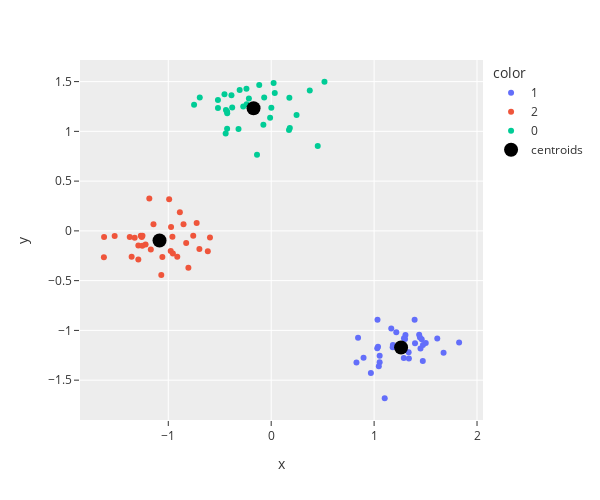

Notebook source saved alongside this figure:
### Code cell
from ml.cluster import KMeans

clusterer = KMeans(N_CLUST, random_state=STATE)
clusterer.fit(X)
labels = clusterer.predict(X)
fig = px.scatter(x=X[:, 0], y=X[:, 1], color=labels.numpy().astype("str"), **figKwargs)
fig.add_trace(
    go.Scatter(
        x=clusterer.centroids[:, 0],
        y=clusterer.centroids[:, 1],
        mode="markers",
        name="centroids",
        marker=MARKER,
    )
)
fig.show()

### Figure 1 — Plotly figure (JSON) as saved in the notebook; plotly's stock layout.template omitted (floating-point values rounded to 4 significant figures)
{"data": [{"hovertemplate": "color=1<br>x=%{x}<br>y=%{y}<extra></extra>", "legendgroup": "1", "marker": {"color": "#636EFA", "symbol": "circle"}, "mode": "markers", "name": "1", "orientation": "v", "showlegend": true, "type": "scatter", "x": [1.054, 1.03, 0.8284, 1.438, 1.054, 0.8973, 1.103, 1.29, 1.301, 1.182, 1.462, 0.8439, 1.502, 1.335, 1.398, 1.826, 1.338, 1.038, 1.18, 1.614, 1.288, 1.304, 1.446, 1.393, 1.033, 0.9685, 1.473, 1.451, 1.167, 1.215, 1.675, 1.475, 1.046], "xaxis": "x", "y": [-1.321, -1.18, -1.322, -1.043, -1.256, -1.276, -1.682, -1.079, -1.086, -1.146, -1.088, -1.075, -1.126, -1.22, -1.13, -1.121, -1.283, -1.165, -1.168, -1.082, -1.278, -1.045, -1.071, -0.8936, -0.8924, -1.428, -1.307, -1.183, -0.9807, -1.019, -1.224, -1.147, -1.361], "yaxis": "y"}, {"hovertemplate": "color=2<br>x=%{x}<br>y=%{y}<extra></extra>", "legendgroup": "2", "marker": {"color": "#EF553B", "symbol": "circle"}, "mode": "markers", "name": "2", "orientation": "v", "showlegend": true, "type": "scatter", "x": [-0.7243, -1.068, -1.626, -1.291, -1.221, -1.291, -0.6979, -0.9731, -0.9764, -0.7577, -1.356, -0.9916, -0.9128, -1.521, -1.375, -1.267, -1.258, -0.8047, -0.9554, -0.616, -1.327, -1.251, -1.185, -1.253, -0.8262, -1.17, -1.144, -0.8519, -0.5949, -1.058, -0.9598, -1.624, -0.8877], "xaxis": "x", "y": [0.08008, -0.4442, -0.2646, -0.1464, -0.1357, -0.2871, -0.181, 0.04011, -0.2012, -0.04791, -0.2609, 0.3173, -0.2601, -0.05189, -0.06243, -0.04954, -0.06024, -0.3717, -0.2265, -0.2038, -0.06941, -0.04849, 0.3247, -0.1487, -0.1219, -0.1875, 0.06561, 0.06716, -0.06553, -0.2629, -0.05886, -0.06081, 0.1864], "yaxis": "y"}, {"hovertemplate": "color=0<br>x=%{x}<br>y=%{y}<extra></extra>", "legendgroup": "0", "marker": {"color": "#00CC96", "symbol": "circle"}, "mode": "markers", "name": "0", "orientation": "v", "showlegend": true, "type": "scatter", "x": [-0.2405, 0.1765, 0.02352, -0.4541, 0.173, -0.4396, -0.07601, -0.1503, 0.1811, -0.5175, -0.3175, -0.06827, -0.2719, -0.3791, -0.2168, 0.001346, 0.0346, 0.4521, -0.5174, -0.6941, -0.2383, -0.4291, 0.2462, -0.4425, -0.01054, 0.5176, -0.3862, -0.138, -0.4275, -0.4286, 0.3747, -0.7493, -0.1164, -0.3065], "xaxis": "x", "y": [1.429, 1.338, 1.486, 1.372, 1.013, 1.215, 1.065, 1.229, 1.033, 1.315, 1.023, 1.34, 1.251, 1.24, 1.331, 1.238, 1.386, 0.8517, 1.234, 1.34, 1.272, 1.198, 1.164, 0.9796, 1.137, 1.498, 1.364, 0.7651, 1.183, 1.025, 1.41, 1.267, 1.466, 1.416], "yaxis": "y"}, {"marker": {"color": "black", "size": 14}, "mode": "markers", "name": "centroids", "type": "scatter", "x": [-0.1716, 1.262, -1.085], "y": [1.232, -1.172, -0.09691]}], "layout": {"height": 500, "legend": {"title": {"text": "color"}, "tracegroupgap": 0}, "margin": {"t": 60}, "width": 600, "xaxis": {"anchor": "y", "domain": [0, 1], "title": {"text": "x"}}, "yaxis": {"anchor": "x", "domain": [0, 1], "title": {"text": "y"}}}}
